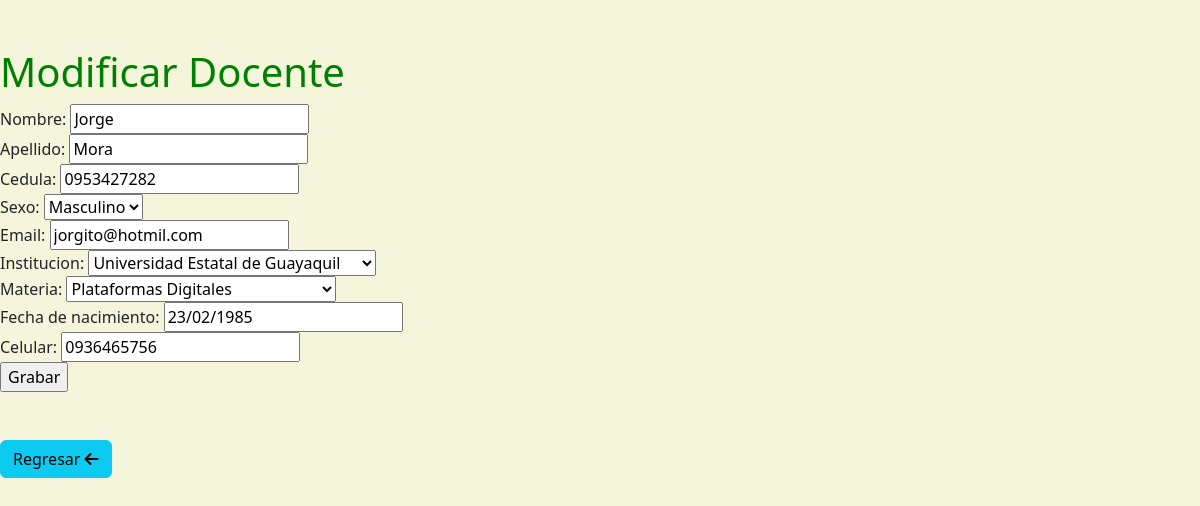
The page /modificar_docente/1 on the database its author committed.
### docentes/models.py (models this page shows, shortened)
class Docente(models.Model):
    SEXO = [
        ("M", "Masculino"),
        ("F", "Femenino"),
    ]
    nombre = models.CharField(max_length=20)
    apellido = models.CharField(max_length=20)
    cedula = models.CharField(max_length=10)
    sexo = models.CharField(max_length=1, choices=SEXO, null=True)
    email = models.CharField(max_length=50)
    institucion = models.ForeignKey(Institucion, on_delete=models.SET_NULL, null=True)
    materia = models.ForeignKey(Materia, on_delete=models.SET_NULL, null=True)
    fecha_de_nacimiento = models.CharField(max_length=50)
    celular = models.CharField(max_length=10)
    activo = models.BooleanField(default=True)

class Institucion(models.Model):
    nombre = models.CharField(max_length=100, null=True)
    direccion = models.CharField(max_length=100, null=True)
    numero = models.CharField(max_length=10, null=True)
    def __str__(self):
        return f'{self.nombre}'

class Materia(models.Model):
    nombre = models.CharField(max_length=100)
    horas = models.IntegerField(null=True)
    institucion = models.ForeignKey(Institucion, on_delete=models.SET_NULL, null=True)
    alumno = models.ForeignKey(Alumno, on_delete=models.SET_NULL, null=True)
    def __str__(self):
        return f'{self.nombre}'

### docentes/views.py (the view)
# urls.py: path('modificar_docente/<int:id>', modificar_docente),
def modificar_docente(request, id):
    pagina = loader.get_template('docentes/modificar.html')
    docente = get_object_or_404(Docente, pk=id)
    if request.method == 'GET':
        formulario = DocenteFormulario(instance=docente)
    elif request.method == 'POST':
        formulario = DocenteFormulario(request.POST, instance=docente )
        if formulario.is_valid():
            formulario.save()
            return redirect('inicio')
    datos = {'formulario': formulario}
    return HttpResponse(pagina.render(datos, request))

### docentes/templates/docentes/modificar.html (shortened to what this page needs)
<!DOCTYPE html>
<html lang="en">
<head>
    {% load static %}
    <link href="{% static 'fontawesomefree/css/fontawesome.css' %}" rel="stylesheet" type="text/css">
    <link href="{% static 'fontawesomefree/css/brands.css' %}" rel="stylesheet" type="text/css">
    <link href="{% static 'fontawesomefree/css/solid.css' %}" rel="stylesheet" type="text/css">
    <link href="https://cdn.jsdelivr.net/npm/bootstrap@5.3.2/dist/css/bootstrap.min.css" rel="stylesheet">
</head>
<body>
    <br>
    <br>
<h1>Modificar Docente</h1>
    <form method="POST">
        <table>{{formulario}}</table>
        <input type="submit" value="Grabar">
    </form>
    <br>
    <br>
<a href="{%url 'inicio'%}" class="btn btn-info">Regresar <i class="fa-solid fa-arrow-left"></i></a><br>
</body>
</html>

### docentes/templates/docentes/modificar.html (style rules this page uses)
body { background-color:beige; }
h1 { color:green; }

### rows shown on the page
Docente: nombre "Jorge", apellido "Mora", cedula "0953427282", sexo "Masculino", email "jorgito@hotmil.com", institucion "Universidad Estatal de Guayaquil", materia "Plataformas Digitales", fecha_de_nacimiento "23/02/1985", celular "0936465756"
